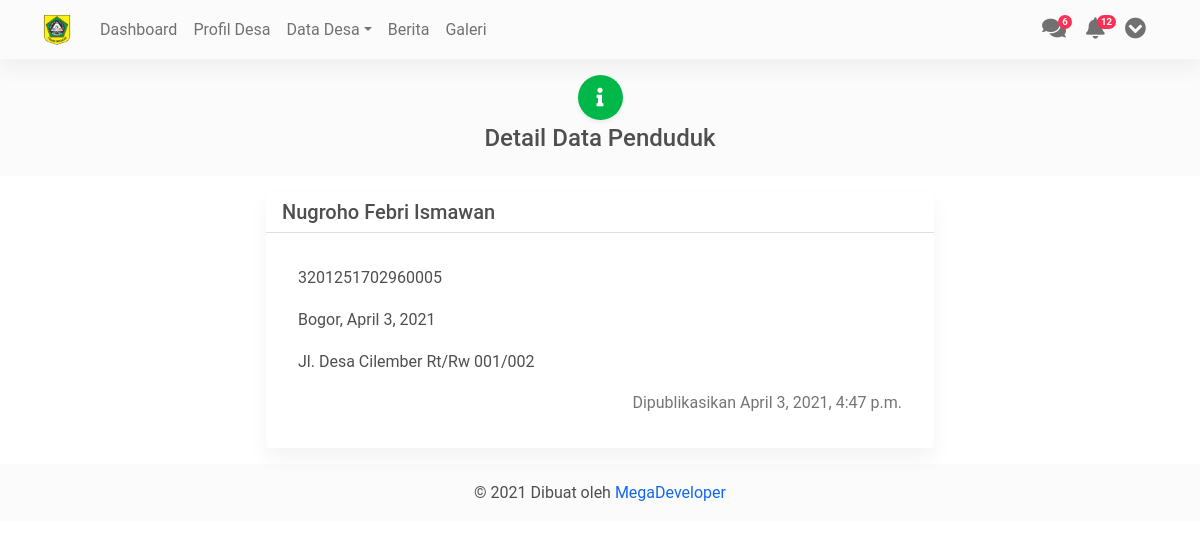
The app's page /detail_penduduk/nugroho-febri-ismawan/ with its own data.
### sys_admin/models.py (models this page shows, shortened)
class Penduduk(models.Model):
    nama    = models.CharField(max_length=150, null=True)
    slug    = models.SlugField(max_length=150)
    nik     = models.CharField(max_length=150, null=True)
    tml     = models.CharField(max_length=150, null=True)
    ttl     = models.DateField()
    alamat  = models.CharField(max_length=150, null=True)
    rtrw    = models.CharField(max_length=150, null=True)
    created = models.DateTimeField(auto_now_add=True)
    update  = models.DateTimeField(auto_now=True)
    class Meta:
        ordering = ['-update']

### sys_admin/views.py (the view)
# urls.py: path('detail_penduduk/<str:slug>/', views.detail_penduduk, name='detail_penduduk'),
def detail_penduduk(request, slug):
    post = get_object_or_404(Penduduk, slug=slug)
    context = {
        'post':post
    }
    return render(request, 'otherpage/detail_penduduk.html', context)

### sys_admin/templates/otherpage/detail_penduduk.html
{% extends 'partials/main.html' %}
{% load static %}
    {% block content %}
    {% include 'partials/navbar.html' %}
    <div class="p-3 text-center bg-light">
        <span class="btn btn-lg btn-success btn-floating shadow-sm mb-1"><i class="fas fa-info fa-lg"></i></span>
        <h4>Detail Data Penduduk</h4>
    </div>
    <div class="container col-md-7 p-3">
        <div class="card">
            <h5 class="card-header">{{post.nama}}</h5>
            <div class="card-body">
                <div class="card-body">
                    <p class="card-text">{{post.nik}}</p>
                    <p class="card-text">{{post.tml}}, {{post.ttl}}</p>
                    <p class="card-text">{{post.alamat}} {{post.rtrw}}</p>
                    <p class="card-text text-end text-muted">Dipublikasikan {{post.created}}</p>
                </div>
            </div>
        </div>
    </div>
    {% include 'partials/footer.html' %}
    {% endblock content %}

### records on screen
Penduduk: nama "Nugroho Febri Ismawan", nik "3201251702960005", tml "Bogor", ttl "April 3, 2021", alamat "Jl. Desa Cilember", rtrw "Rt/Rw 001/002", created "April 3, 2021, 4:47 p.m."
